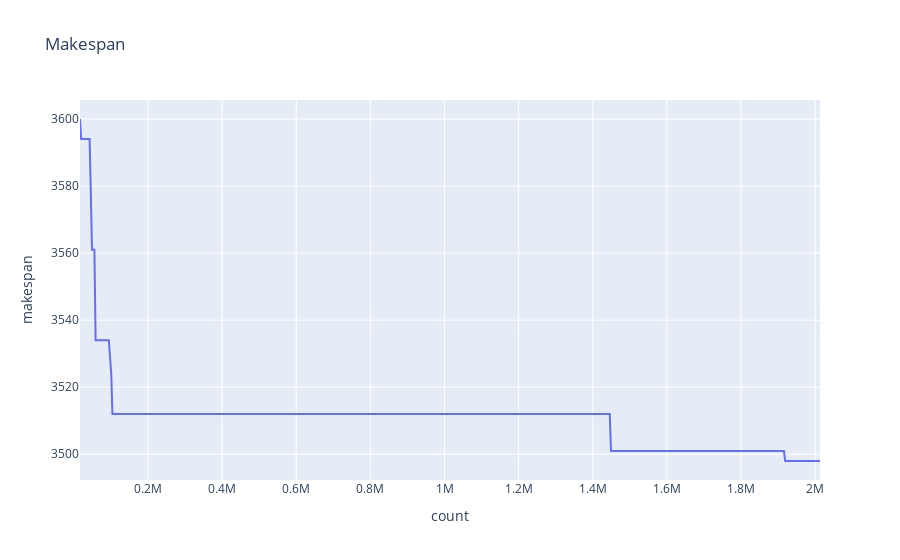

Notebook code for this chart:
### Code cell
## Visualize makespan
IG_FILE = "../solutions/improvement/ig/n120m8-01.csv"
df = pd.read_csv(
    IG_FILE, header=0, names=["iterations", "makespan", "count"], index_col=None
)
fig = px.line(df, x="count", y="makespan", title="Makespan")
fig.show()

### Figure 1 — Plotly figure (JSON) as saved in the notebook; plotly's stock layout.template omitted (floating-point values rounded to 4 significant figures; data arrays with more than 128 entries replaced by an {"elided": "..."} marker saying what was removed)
{"data": [{"hovertemplate": "count=%{x}<br>makespan=%{y}<extra></extra>", "legendgroup": "", "line": {"color": "#636efa", "dash": "solid"}, "marker": {"symbol": "circle"}, "mode": "lines", "name": "", "orientation": "v", "showlegend": false, "type": "scatter", "x": {"elided": "617 int values"}, "xaxis": "x", "y": {"elided": "617 int values"}, "yaxis": "y"}], "layout": {"legend": {"tracegroupgap": 0}, "title": {"text": "Makespan"}, "xaxis": {"anchor": "y", "domain": [0, 1], "title": {"text": "count"}}, "yaxis": {"anchor": "x", "domain": [0, 1], "title": {"text": "makespan"}}}}
